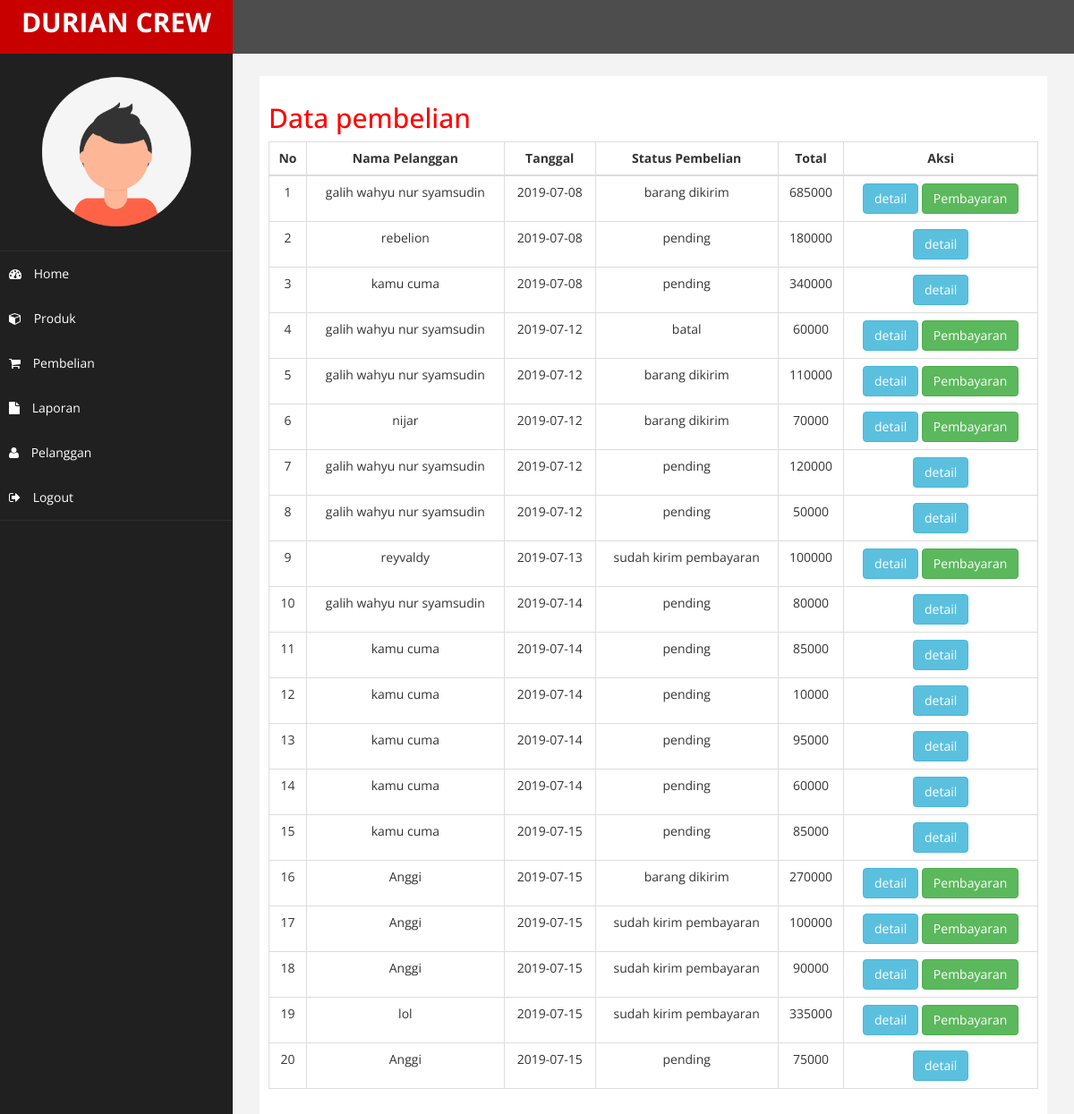
Page /admin/index.php?halaman=pembelian (signed in) on the committed database.
### tables this page shows
CREATE TABLE `pembelian` (
  `id_pembelian` int(11) NOT NULL,
  `id_pelanggan` int(11) NOT NULL,
  `tanggal_pembelian` date NOT NULL,
  `total_pembelian` int(11) NOT NULL,
  `id_ongkir` int(11) NOT NULL,
  `nama_kota` varchar(100) NOT NULL,
  `tarif` int(11) NOT NULL,
  `alamat_pengiriman` text NOT NULL,
  `status_pembelian` varchar(100) NOT NULL DEFAULT 'pending',
  `resi_pengiriman` varchar(50) NOT NULL
);

CREATE TABLE `pelanggan` (
  `id_pelanggan` int(11) NOT NULL,
  `email_pelanggan` varchar(100) NOT NULL,
  `password_pelanggan` varchar(50) NOT NULL,
  `nama_pelanggan` varchar(100) NOT NULL,
  `telepon_pelanggan` varchar(25) NOT NULL,
  `alamat_pelanggan` text NOT NULL
);

### admin/pembelian.php (the view)
<h2>Data pembelian</h2>
<table class="table table-bordered" style="text-align: center;">
	<thead >
		<tr >
			<th style="text-align: center;">No</th>
			<th style="text-align: center;">Nama Pelanggan</th>
			<th style="text-align: center;">Tanggal</th>
			<th style="text-align: center;">Status Pembelian</th>
			<th style="text-align: center;">Total</th>
			<th style="text-align: center;">Aksi</th>
		</tr>
	</thead>
	<tbody>
		<?php $nomor=1; ?>
		<?php $ambil=$koneksi->query("SELECT * FROM pembelian JOIN pelanggan ON pembelian.id_pelanggan=pelanggan.id_pelanggan"); ?>
		<?php while($pecah=$ambil->fetch_assoc()){ ?>
		<tr>
			<td><?php echo $nomor; ?></td>
			<td><?php echo $pecah['nama_pelanggan'] ?></td>
			<td><?php echo $pecah['tanggal_pembelian'] ?></td>
			<td><?php echo $pecah['status_pembelian'] ?></td>
			<td><?php echo $pecah['total_pembelian'] ?></td>
			<td>
				<a href="index.php?halaman=detail&id=<?php echo $pecah['id_pembelian']; ?>" class="btn btn-info">detail</a>
				<?php if ($pecah['status_pembelian']!=="pending"): ?>
				<a href="index.php?halaman=pembayaran&id=<?php echo $pecah['id_pembelian'] ?>" class="btn btn-success">Pembayaran</a>
			<?php endif ?>
			</td>
		</tr>
		<?php $nomor++; ?>
	<?php } ?>
	</tbody>
</table>

### admin/assets/css/custom.css (style rules this page uses)
body { font-family: 'Open Sans', sans-serif; }
h2 { color: #f00; }

### rows in the picture
pembelian: id_pelanggan.nama_pelanggan "galih wahyu nur syamsudin", tanggal_pembelian "2019-07-08", status_pembelian "barang dikirim", total_pembelian "685000"
pembelian: id_pelanggan.nama_pelanggan "rebelion", tanggal_pembelian "2019-07-08", status_pembelian "pending", total_pembelian "180000"
pembelian: id_pelanggan.nama_pelanggan "kamu cuma", tanggal_pembelian "2019-07-08", status_pembelian "pending", total_pembelian "340000"
pembelian: id_pelanggan.nama_pelanggan "galih wahyu nur syamsudin", tanggal_pembelian "2019-07-12", status_pembelian "batal", total_pembelian "60000"
pembelian: id_pelanggan.nama_pelanggan "galih wahyu nur syamsudin", tanggal_pembelian "2019-07-12", status_pembelian "barang dikirim", total_pembelian "110000"
pembelian: id_pelanggan.nama_pelanggan "nijar", tanggal_pembelian "2019-07-12", status_pembelian "barang dikirim", total_pembelian "70000"
pembelian: id_pelanggan.nama_pelanggan "galih wahyu nur syamsudin", tanggal_pembelian "2019-07-12", status_pembelian "pending", total_pembelian "120000"
pembelian: id_pelanggan.nama_pelanggan "galih wahyu nur syamsudin", tanggal_pembelian "2019-07-12", status_pembelian "pending", total_pembelian "50000"
pembelian: id_pelanggan.nama_pelanggan "reyvaldy", tanggal_pembelian "2019-07-13", status_pembelian "sudah kirim pembayaran", total_pembelian "100000"
pembelian: id_pelanggan.nama_pelanggan "galih wahyu nur syamsudin", tanggal_pembelian "2019-07-14", status_pembelian "pending", total_pembelian "80000"
pembelian: id_pelanggan.nama_pelanggan "kamu cuma", tanggal_pembelian "2019-07-14", status_pembelian "pending", total_pembelian "85000"
pembelian: id_pelanggan.nama_pelanggan "kamu cuma", tanggal_pembelian "2019-07-14", status_pembelian "pending", total_pembelian "10000"
pembelian: id_pelanggan.nama_pelanggan "kamu cuma", tanggal_pembelian "2019-07-14", status_pembelian "pending", total_pembelian "95000"
pembelian: id_pelanggan.nama_pelanggan "kamu cuma", tanggal_pembelian "2019-07-14", status_pembelian "pending", total_pembelian "60000"
pembelian: id_pelanggan.nama_pelanggan "kamu cuma", tanggal_pembelian "2019-07-15", status_pembelian "pending", total_pembelian "85000"
pembelian: id_pelanggan.nama_pelanggan "Anggi", tanggal_pembelian "2019-07-15", status_pembelian "barang dikirim", total_pembelian "270000"
pembelian: id_pelanggan.nama_pelanggan "Anggi", tanggal_pembelian "2019-07-15", status_pembelian "sudah kirim pembayaran", total_pembelian "100000"
pembelian: id_pelanggan.nama_pelanggan "Anggi", tanggal_pembelian "2019-07-15", status_pembelian "sudah kirim pembayaran", total_pembelian "90000"
pembelian: id_pelanggan.nama_pelanggan "lol", tanggal_pembelian "2019-07-15", status_pembelian "sudah kirim pembayaran", total_pembelian "335000"
pembelian: id_pelanggan.nama_pelanggan "Anggi", tanggal_pembelian "2019-07-15", status_pembelian "pending", total_pembelian "75000"
